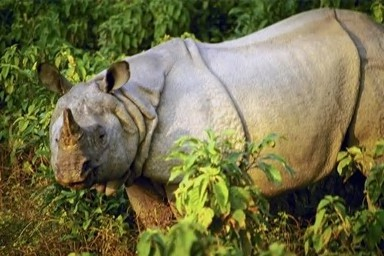
#> input picture 25-ds-casia-ss-tvt/test/Au/Au_ani_30689.jpg, 384 x 256 px, found by its file name; its folder holds only this picture in this run
$ jupyter execute DS4_ss.ipynb
#> lines starting #> are read from the running program, lines starting #| are printed output that depends on the picture
# SIFT + SVM Model

## Import Libraries, Modules, and Data

[cell 1]
import os
import cv2
import numpy as np
import matplotlib.pyplot as plt

from tqdm import tqdm
from sklearn.model_selection import train_test_split
from sklearn.cluster import MiniBatchKMeans
from sklearn.preprocessing import StandardScaler
from sklearn.svm import SVC
from sklearn.metrics import classification_report

### Loading The Data

[cell 2]
path_ds = '25-ds-casia-ss-tvt'

[cell 3]
def ss_imgload(folder):
#> called with folder = '25-ds-casia-ss-tvt/train/Au'
    images = []
    for filename in tqdm(os.listdir(folder), desc=f'Loading images from {folder}'):
        img_path = os.path.join(folder, filename)
        if os.path.isfile(img_path):
            img = cv2.imread(img_path, cv2.IMREAD_GRAYSCALE)
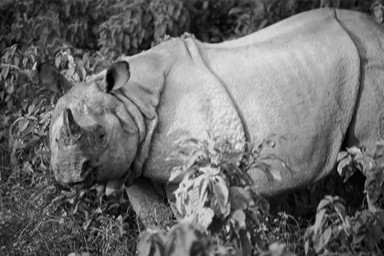
#> img: shape (256, 384); min 0, max 236, mean 107.6
            if img is not None:
                # Resize the image to (256, 256)
                img = cv2.resize(img, (256, 256))
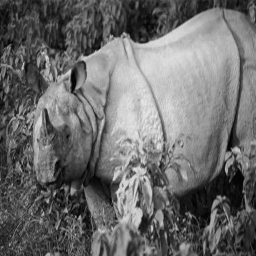
#> img: shape (256, 256); min 0, max 231, mean 107.7

                # Apply CLAHE
                clahe = cv2.createCLAHE(clipLimit=2.0, tileGridSize=(8, 8))
                img = clahe.apply(img)
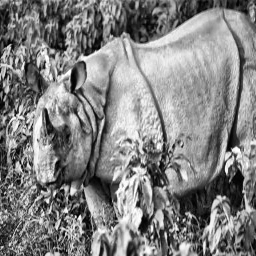
#> img: shape (256, 256); min 0, max 255, mean 129.5

                images.append(img)
    return images

[cell 4]
def ss_dataset(path_ds):
    ds = {'train': {'Au': [], 'Tp': []},
               'validation': {'Au': [], 'Tp': []},
               'test': {'Au': [], 'Tp': []}}

    for split in ds.keys():
        for label in ds[split].keys():
            folder = os.path.join(path_ds, split, label)
            images = ss_imgload(folder)
#> images = 1 item
            descriptors_list = [ss_sift(img) for img in tqdm(images, desc=f'Extracting SIFT features from {label} images in {split} set')]
#> descriptors_list = 1 item
            ds[split][label] = descriptors_list

    return ds

## SIFT Algorithm

[cell 5]
def ss_sift(image):
    sift = cv2.SIFT_create()
    keypoints, descriptors = sift.detectAndCompute(image, None)
    return descriptors

[cell 6]
ds = ss_dataset(path_ds)
#> ds = 3 items

### Bag of Visual Words

[cell 7]
def ss_bovw(descriptors_list, vocab_size):
    # Stack all descriptors vertically in a numpy array
    all_descriptors = np.vstack([desc for desc_list in descriptors_list for desc in desc_list if desc is not None])

    # Perform k-means clustering to create a vocabulary
    kmeans = MiniBatchKMeans(n_clusters=vocab_size, random_state=0)
    kmeans.fit(all_descriptors)

    return kmeans

[cell 8]
def ss_bovw_histogram(image_descriptors, kmeans):
    if image_descriptors is None:
        return np.zeros(len(kmeans.cluster_centers_))

    # Predict the cluster for each descriptor
    vocab = kmeans.predict(image_descriptors)

    # Build a histogram of words
    histogram, _ = np.histogram(vocab, bins=np.arange(0, len(kmeans.cluster_centers_) + 1))

    return histogram

[cell 9]
def ss_features_labels(ds, kmeans):
    features = []
    labels = []
    for split in ds.keys():
        for label in ds[split].keys():
            for descriptors in tqdm(ds[split][label], desc=f'Building histograms for {label} images in {split} set'):
                histogram = ss_bovw_histogram(descriptors, kmeans)
                features.append(histogram)
                labels.append(0 if label == 'Au' else 1)
    return np.array(features), np.array(labels)

[cell 10]
# Build the vocabulary using the training set
train_descriptors_list = ds['train']['Au'] + ds['train']['Tp']
#> train_descriptors_list = 2 items
vocab_size = 100  # Adjust as needed
kmeans = ss_bovw(train_descriptors_list, vocab_size)

[cell 11]
# Prepare features and labels for training, validation, and test sets
X_train, y_train = ss_features_labels({'train': ds['train']}, kmeans)
#> the loop in ss_features_labels, `for split in ds.keys():` made 1 pass
#> split on pass 1: 'train'
#> after the loop in ss_features_labels, `for split in ds.keys():`: labels = [0, 1]
#> y_train = [0, 1]
X_val, y_val = ss_features_labels({'validation': ds['validation']}, kmeans)
#> the loop in ss_features_labels (call 2), `for split in ds.keys():` made 1 pass
#> y_val = [0, 1]
X_test, y_test = ss_features_labels({'test': ds['test']}, kmeans)
#> y_test = [0, 1]

[cell 12]
# Standardize the data
scaler = StandardScaler()
X_train = scaler.fit_transform(X_train)
X_val = scaler.transform(X_val)
X_test = scaler.transform(X_test)

## SVM

[cell 13]
# Train the SVM model
svm = SVC(kernel='linear', random_state=42)
svm.fit(X_train, y_train)

## Evaluation

[cell 14]
# Evaluate the model on the validation set
y_train_pred = svm.predict(X_train)
#> y_train_pred = [0, 1]
print("Training Set Performance")
print(classification_report(y_train, y_train_pred))
#|               precision    recall  f1-score   support
#|            0       1.00      1.00      1.00         1
#|            1       1.00      1.00      1.00         1
#|     accuracy                           1.00         2
#|    macro avg       1.00      1.00      1.00         2
#| weighted avg       1.00      1.00      1.00         2

[cell 15]
# Evaluate the model on the validation set
y_val_pred = svm.predict(X_val)
#> y_val_pred = [0, 1]
print("Validation Set Performance")
print(classification_report(y_val, y_val_pred))
#|               precision    recall  f1-score   support
#|            0       1.00      1.00      1.00         1
#|            1       1.00      1.00      1.00         1
#|     accuracy                           1.00         2
#|    macro avg       1.00      1.00      1.00         2
#| weighted avg       1.00      1.00      1.00         2

[cell 16]
# Evaluate the model on the test set
y_test_pred = svm.predict(X_test)
#> y_test_pred = [0, 1]
print("Test Set Performance")
print(classification_report(y_test, y_test_pred))
#|               precision    recall  f1-score   support
#|            0       1.00      1.00      1.00         1
#|            1       1.00      1.00      1.00         1
#|     accuracy                           1.00         2
#|    macro avg       1.00      1.00      1.00         2
#| weighted avg       1.00      1.00      1.00         2
